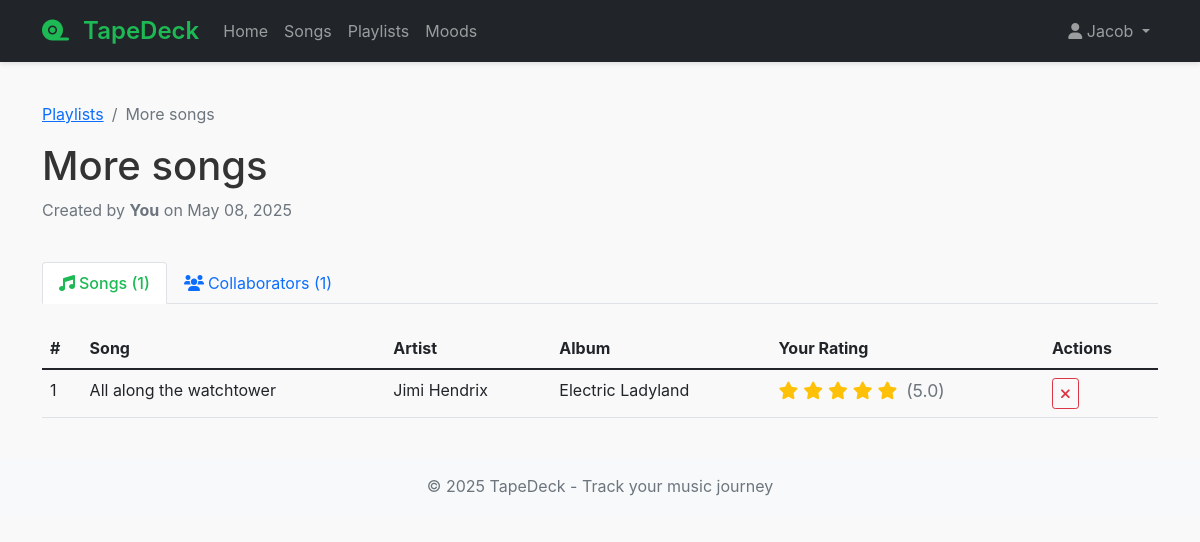
The app's page /playlists/2 (signed in) with its own data.
### models.py (models this page shows, shortened)
class User(UserMixin, db.Model):
    __tablename__ = 'user'
    user_id = db.Column(db.Integer, primary_key=True)
    email = db.Column(db.String(120), unique=True, nullable=False)
    username = db.Column(db.String(80), unique=True, nullable=False)
    password_hash = db.Column(db.String(128))
    ratings = db.relationship('SongRating', backref='user', lazy=True)
    playlists = db.relationship('Playlist', secondary=playlist_manager, backref=db.backref('users', lazy='dynamic'))
    moods = db.relationship('Mood', backref='user', lazy=True)

class Playlist(db.Model):
    __tablename__ = 'playlist'
    playlist_id = db.Column(db.Integer, primary_key=True)
    playlist_name = db.Column(db.String(100), nullable=False)
    created_by = db.Column(db.Integer, db.ForeignKey('user.user_id'), nullable=False)
    created_at = db.Column(db.DateTime, default=datetime.utcnow)
    creator = db.relationship('User', foreign_keys=[created_by])

class Song(db.Model):
    __tablename__ = 'song'
    song_id = db.Column(db.Integer, primary_key=True)
    song_name = db.Column(db.String(100), nullable=False)
    release_date = db.Column(db.String(20))
    album_id = db.Column(db.Integer, db.ForeignKey('album.album_id'))
    artist_id = db.Column(db.Integer, db.ForeignKey('artist.artist_id'), nullable=False)
    genre = db.Column(db.String(50))  # Added genre for filtering requirement
    ratings = db.relationship('SongRating', backref='song', lazy=True)
    playlists = db.relationship('Playlist', secondary=playlist_songs, backref=db.backref('songs', lazy='dynamic'))

class Artist(db.Model):
    __tablename__ = 'artist'
    artist_id = db.Column(db.Integer, primary_key=True)
    artist_name = db.Column(db.String(100), nullable=False)
    songs = db.relationship('Song', backref='artist', lazy=True)

class Album(db.Model):
    __tablename__ = 'album'
    album_id = db.Column(db.Integer, primary_key=True)
    album_name = db.Column(db.String(100), nullable=False)
    songs = db.relationship('Song', backref='album', lazy=True)

class SongRating(db.Model):
    __tablename__ = 'song_rating'
    rating_id = db.Column(db.Integer, primary_key=True)
    user_id = db.Column(db.Integer, db.ForeignKey('user.user_id'), nullable=False)
    song_id = db.Column(db.Integer, db.ForeignKey('song.song_id'), nullable=False)
    rating = db.Column(db.Float, nullable=False)
    mood_id = db.Column(db.Integer, db.ForeignKey('mood.mood_id'))
    notes = db.Column(db.Text)  # Added for note-taking requirement
    created_at = db.Column(db.DateTime, default=datetime.utcnow)
    updated_at = db.Column(db.DateTime, default=datetime.utcnow, onupdate=datetime.utcnow)

### routes.py (the view)
@bp.route('/playlists/<int:playlist_id>')
@login_required
def view_playlist(playlist_id):
    playlist = Playlist.query.get_or_404(playlist_id)
    access = db.session.query(playlist_manager).filter(
        playlist_manager.c.playlist_id == playlist_id,
        playlist_manager.c.user_id == current_user.user_id
    ).first()
    if not access:
        abort(403)
    songs = playlist.songs.all()
    collaborators = db.session.query(User, playlist_manager.c.permissions).join(
        playlist_manager, User.user_id == playlist_manager.c.user_id
    ).filter(
        playlist_manager.c.playlist_id == playlist_id
    ).all()
    permission_level = access.permissions
    collaborator_form = PlaylistCollaboratorForm() if permission_level >= 3 else None
    return render_template(
        'playlist_detail.html',
        playlist=playlist,
        songs=songs,
        collaborators=collaborators,
        permission_level=permission_level,
        collaborator_form=collaborator_form
    )

### app.py (called while the page is built)
def create_app(config_class=Config):
    app = Flask(__name__)
    app.config.from_object(config_class)
    app.jinja_env.globals.update(enumerate=enumerate)
    db.init_app(app)
    login_manager = LoginManager()
    login_manager.login_view = 'routes.login'
    login_manager.login_message_category = 'info'
    login_manager.init_app(app)
    @login_manager.user_loader
    def load_user(user_id):
        return User.query.get(int(user_id))
    app.register_blueprint(routes_bp)
    with app.app_context():
        db.create_all()
    return app

### templates/playlist_detail.html (shortened to what this page needs)
{% extends "base.html" %}
{% block content %}
<nav aria-label="breadcrumb">
    <ol class="breadcrumb">
        <li class="breadcrumb-item"><a href="{{ url_for('routes.playlists') }}">Playlists</a></li>
        <li class="breadcrumb-item active" aria-current="page">{{ playlist.playlist_name }}</li>
    </ol>
</nav>
<div class="row mb-4">
    <div class="col">
        <h1>{{ playlist.playlist_name }}</h1>
        <p class="text-muted">
            Created by
            {% if playlist.created_by == current_user.user_id %}
                <span class="fw-bold">You</span>
            {% else %}
                {{ playlist.creator.username }}
            {% endif %}
            on {{ playlist.created_at.strftime('%B %d, %Y') }}
        </p>
    </div>
</div>
<ul class="nav nav-tabs mb-4" id="playlistTabs" role="tablist">
    <li class="nav-item" role="presentation">
        <button class="nav-link active" id="songs-tab" data-bs-toggle="tab" data-bs-target="#songs-tab-pane" type="button" role="tab" aria-controls="songs-tab-pane" aria-selected="true">
            <i class="fas fa-music me-1"></i>Songs ({{ songs|length }})
        </button>
    </li>
    <li class="nav-item" role="presentation">
        <button class="nav-link" id="collaborators-tab" data-bs-toggle="tab" data-bs-target="#collaborators-tab-pane" type="button" role="tab" aria-controls="collaborators-tab-pane" aria-selected="false">
            <i class="fas fa-users me-1"></i>Collaborators ({{ collaborators|length }})
        </button>
    </li>
</ul>
<div class="tab-content" id="playlistTabsContent">
    <div class="tab-pane fade show active" id="songs-tab-pane" role="tabpanel" aria-labelledby="songs-tab" tabindex="0">
        {% if songs %}
            <div class="table-responsive">
                <table class="table table-hover">
                    <thead>
                        <tr>
                            <th>#</th>
                            <th>Song</th>
                            <th>Artist</th>
                            <th>Album</th>
                            <th>Your Rating</th>
                            {% if permission_level >= 2 %}
                            <th>Actions</th>
                            {% endif %}
                        </tr>
                    </thead>
                    <tbody>
                        {% for index, song in enumerate(songs, start=1) %}
                        <tr class="song-row">
                            <td>{{ index }}</td>
                            <td>{{ song.song_name }}</td>
                            <td>{{ song.artist.artist_name }}</td>
                            <td>{{ song.album.album_name if song.album else '-' }}</td>
                            <td>
                                {% set rating = song.ratings|selectattr('user_id', 'equalto', current_user.user_id)|first %}
                                {% if rating %}
                                <div class="rating-stars">
                                    {% for i in range(1, 6) %}
                                        {% if i <= rating.rating|int %}
                                            <i class="fas fa-star"></i>
                                        {% elif i <= rating.rating + 0.5 %}
                                            <i class="fas fa-star-half-alt"></i>
                                        {% else %}
                                            <i class="far fa-star"></i>
                                        {% endif %}
                                    {% endfor %}
                                    <span class="ms-1 text-muted">({{ rating.rating }})</span>
                                </div>
                                {% else %}
                                <a href="{{ url_for('routes.rate_song', song_id=song.song_id) }}" class="btn btn-sm btn-outline-secondary">
                                    <i class="far fa-star me-1"></i>Rate
                                </a>
                                {% endif %}
                            </td>
                            {% if permission_level >= 2 %}
                            <td>
                                <form action="{{ url_for('routes.remove_song_from_playlist', playlist_id=playlist.playlist_id, song_id=song.song_id) }}" method="POST" class="d-inline">
                                    <button type="submit" class="btn btn-sm btn-outline-danger" onclick="return confirm('Remove this song from the playlist?')">
                                        <i class="fas fa-times"></i>
                                    </button>
                                </form>
                            </td>
                            {% endif %}
                        </tr>
                        {% endfor %}
                    </tbody>
                </table>
            </div>
        {% endif %}
    </div>
</div>
{% endblock %}

### templates/base.html (shortened to what this page needs)
<!DOCTYPE html>
<html lang="en">
<head>
    <link href="https://cdn.jsdelivr.net/npm/bootstrap@5.1.3/dist/css/bootstrap.min.css" rel="stylesheet">
    <link rel="stylesheet" href="https://cdnjs.cloudflare.com/ajax/libs/font-awesome/6.0.0-beta3/css/all.min.css">
    <link rel="stylesheet" href="{{ url_for('static', filename='css/style.css') }}">
</head>
<body>
    <nav class="navbar navbar-expand-lg navbar-dark bg-dark">
        <div class="container">
            <a class="navbar-brand" href="{{ url_for('routes.home') }}">
                <i class="fas fa-tape"></i> {{ config.APP_NAME }}
            </a>
            <div class="collapse navbar-collapse" id="navbarNav">
                <ul class="navbar-nav me-auto">
                    {% if current_user.is_authenticated %}
                        <li class="nav-item">
                            <a class="nav-link" href="{{ url_for('routes.home') }}">Home</a>
                        </li>
                        <li class="nav-item">
                            <a class="nav-link" href="{{ url_for('routes.songs') }}">Songs</a>
                        </li>
                        <li class="nav-item">
                            <a class="nav-link" href="{{ url_for('routes.playlists') }}">Playlists</a>
                        </li>
                        <li class="nav-item">
                            <a class="nav-link" href="{{ url_for('routes.moods') }}">Moods</a>
                        </li>
                    {% endif %}
                </ul>
                <ul class="navbar-nav">
                    {% if current_user.is_authenticated %}
                        <li class="nav-item dropdown">
                            <a class="nav-link dropdown-toggle" href="#" id="userDropdown" role="button" data-bs-toggle="dropdown">
                                <i class="fas fa-user"></i> {{ current_user.username }}
                            </a>
                        </li>
                    {% endif %}
                </ul>
            </div>
        </div>
    </nav>
    <main class="container py-4">
        {% block content %}{% endblock %}
    </main>
    <footer class="footer mt-auto py-3 bg-light">
        <div class="container text-center">
            <span class="text-muted">© 2025 {{ config.APP_NAME }} - Track your music journey</span>
        </div>
    </footer>
</body>
</html>

### static/css/style.css (style rules this page uses)
:root { --primary-color: #1DB954; --primary-dark: #1AA34A; --secondary-color: #191414; --accent-color: #FF6B6B; --light-bg: #f8f9fa; --card-shadow: 0 4px 6px rgba(0, 0, 0, 0.1); --text-muted: #6c757d; }
body { font-family: 'Inter', -apple-system, BlinkMacSystemFont, 'Segoe UI', Roboto, Oxygen, Ubuntu, Cantarell, sans-serif; background-color: #f9f9f9; color: #333; padding-bottom: 2rem; }
.navbar { box-shadow: 0 2px 5px rgba(0, 0, 0, 0.1); background-color: #fff; }
.navbar-brand { font-weight: 600; font-size: 1.5rem; color: var(--primary-color) !important; }
.navbar-brand i { margin-right: 0.5rem; }
.nav-link.active { color: var(--primary-color) !important; font-weight: 500; }
.rating-stars { color: #ffc107; font-size: 1.1rem; }

### records on screen
User: username "Jacob"
Playlist: playlist_name "More songs", created_at "May 08, 2025"
Song: index "1", song_name "All along the watchtower", artist.artist_name "Jimi Hendrix", album "Electric Ladyland"
SongRating: rating "5.0"

### other values on screen
{{ config.APP_NAME }} "TapeDeck"
{{ songs|length }} "1"
{{ collaborators|length }} "1"
